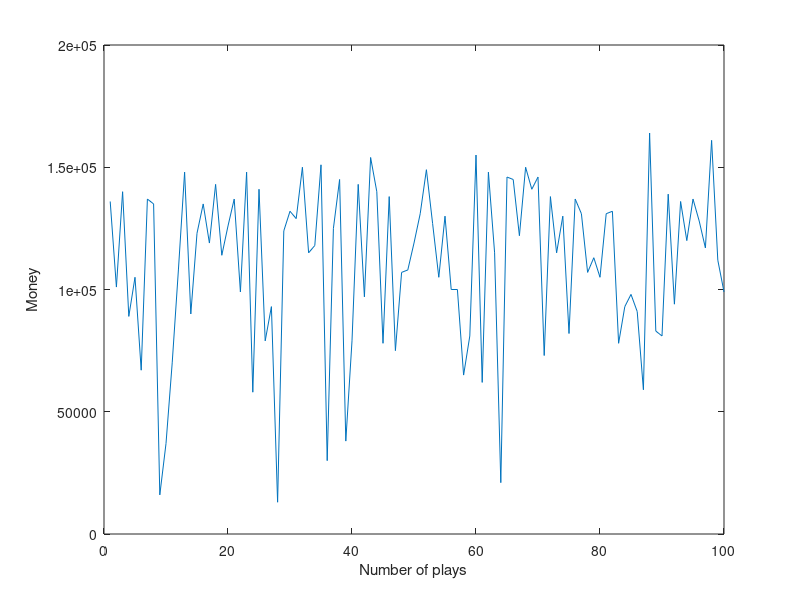

Source code (MATLAB):
clear all, clc
money = 100000;
count = 0;
total_loss = 0;
% ## Adjustable parameters ##
number_of_games = 100;   
gamble_amount = 1000;    
t = 1:number_of_games;
xx = 0; j = 1;  k = 0; n=0;
negative_value_count = 0;
zero_value_count = 0;

while k<number_of_games

    for i = 1:number_of_games

        variable = rand;
        
        % Winning case.
        if variable < 0.50                                 
            money = money + gamble_amount + total_loss;     
            count = 0;                                      
            total_loss = 0;
        % Losing case.
        else                                                
            money = money - gamble_amount - total_loss;     
            count = count + 1;                              
            total_loss = total_loss + count*gamble_amount;  
        end

        % Case of bankrupt.
        if money == 0 && money < 0                          
            i = number_of_games;
        end

        % Playing the game with different amount of times.
        if k<number_of_games                                
            if i==number_of_games
                final_money_matrix(1,j) = money;
                j = j + 1;
                i = 0;
                k = k + 1;
                money = 100000;
            end
        end

    end
end

plot(t,final_money_matrix) 
xlabel('Number of plays'), ylabel('Money')


for m = 1:number_of_games
    xx = xx + final_money_matrix(1,m);
end

mean = xx/number_of_games;
mean

for h = 1:number_of_games
    if final_money_matrix(1,h) < 0
        negative_value_count = negative_value_count + 1;
    end
end

for n = 1:number_of_games
    if final_money_matrix(1,n) == 0
        zero_value_count = zero_value_count + 1;
    end
end

negative_value_count
zero_value_count






